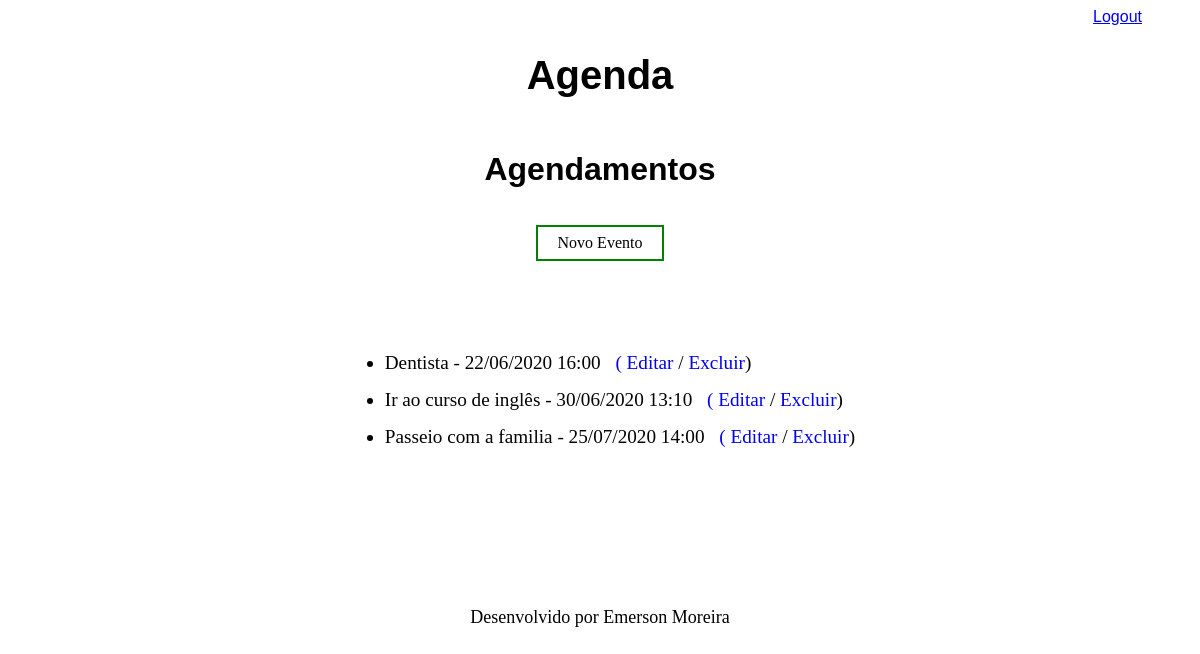
The app's page /agenda/ (signed in), older data.
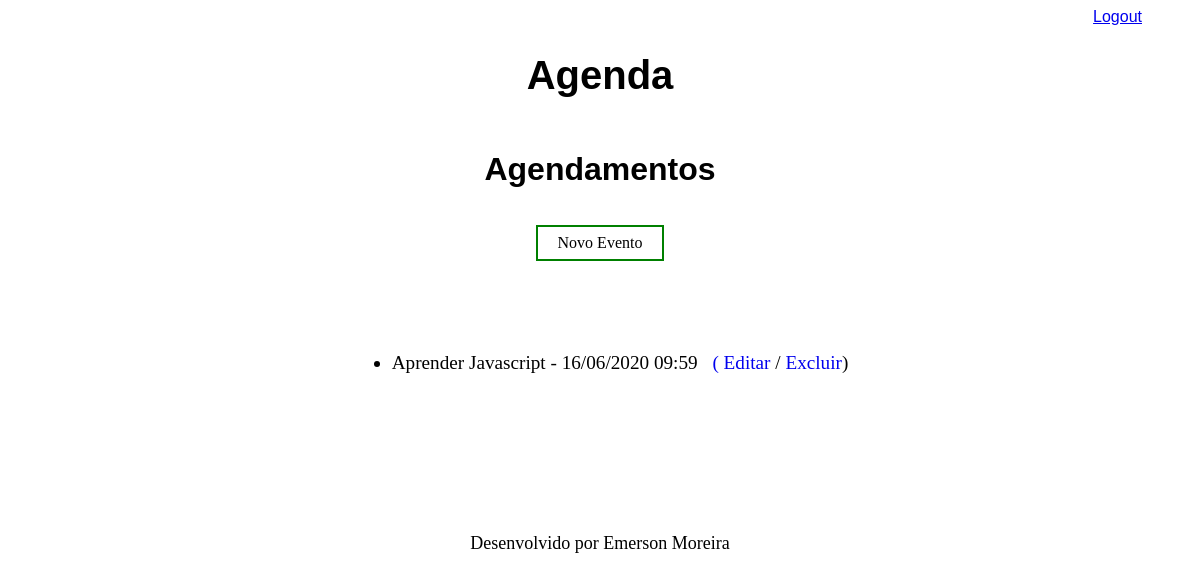
The same page, newer data.
### core/models.py (models this page shows, shortened)
class Evento(models.Model):
    titulo = models.CharField(max_length=100)
    descricao = models.TextField(blank=True, null=True)
    data_evento = models.DateTimeField(verbose_name='Data do Evento')
    data_criacao = models.DateTimeField(auto_now=True)
    usuario = models.ForeignKey(User, on_delete=models.CASCADE)
    class Meta:
        db_table = 'evento'
    def get_data_evento(self):
        return self.data_evento.strftime('%d/%m/%Y %H:%M')
    def get_evento_atrasado(self):
        if self.data_evento < datetime.now():
            return True
        else:
            return False

### core/views.py (the view)
# urls.py: path('agenda/', views.lista_eventos),
@login_required(login_url='/login/')
def lista_eventos(request):
    usuario = request.user
    data_atual = datetime.now() - timedelta(hours=1)
    evento = Evento.objects.filter(usuario=usuario,
                                   data_evento__gt=data_atual)
    dados = {'eventos': evento}
    return render(request, 'agenda.html', dados)

### template/agenda.html (shortened to what this page needs)
{% extends "model-page.html" %}
{% block content %}
   <div style="display: flex; flex-direction: column; justify-content: center; align-items: center;">
    <h2 style="font-family: Arial, Helvetica, sans-serif; font-size: 2em">Agendamentos</h2>
    <div style="margin: 10px 0px 40px 0">
        <a href="evento/" style="background-color: white;color: black;border: 2px solid green; padding: 7px 20px;text-align: center; text-decoration: none; display: inline-block;" > Novo Evento</a>
    </div>
<div style="margin-top: 35px">
    <ul style="padding-bottom: 10px">
        {% for evento in eventos %}
                <li style="padding-bottom: 15px; font-size: 1.2em">
                    <div style=  >
                    {{ evento.titulo }} - {{ evento.get_data_evento }}
                    <a style="margin-left: 10px; text-decoration: none" href="evento/?id={{evento.id}}">( Editar</a> / <a style="text-decoration: none" href="evento/delete/{{evento.id}}/">Excluir</a>)
                    </div>
                 </li>
        {% endfor %}
    </ul>
</div>
{% endblock %}

Row changes from the older to the newer data that the page shows:
no longer on this page (row edited): Evento: titulo "Dentista", get_data_evento "22/06/2020 16:00"
no longer on this page (row edited): Evento: titulo "Ir ao curso de inglês", get_data_evento "30/06/2020 13:10"
no longer on this page (row edited): Evento: titulo "Passeio com a familia", get_data_evento "25/07/2020 14:00"
added Evento: titulo "Aprender Javascript", get_data_evento "16/06/2020 09:59"
